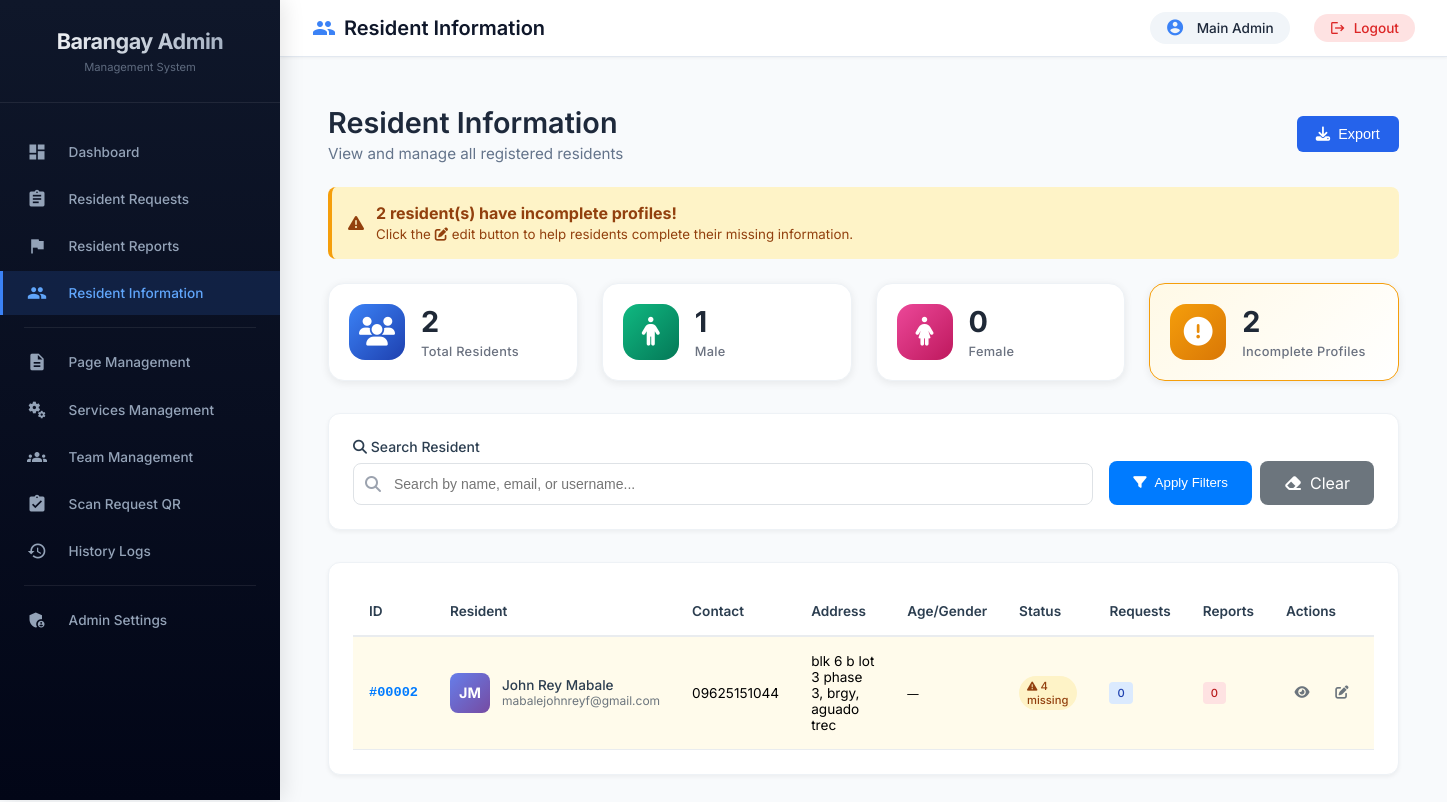
/admin/residents/information.php (signed in), run on the app's committed database.
### tables this page shows
CREATE TABLE `users` (
  `id` int(11) NOT NULL,
  `username` varchar(50) NOT NULL,
  `email` varchar(100) NOT NULL,
  `profile_pic` varchar(255) DEFAULT NULL,
  `password` varchar(255) NOT NULL,
  `first_name` varchar(50) DEFAULT NULL,
  `last_name` varchar(50) DEFAULT NULL,
  `address` text DEFAULT NULL,
  `contact_number` varchar(20) DEFAULT NULL,
  `user_type` enum('resident','admin') DEFAULT 'resident',
  `is_online` tinyint(1) DEFAULT 0,
  `last_activity` timestamp NOT NULL DEFAULT current_timestamp() ON UPDATE current_timestamp(),
  `created_at` timestamp NOT NULL DEFAULT current_timestamp(),
  `is_verified` tinyint(1) DEFAULT 0,
  `status` varchar(20) DEFAULT 'active',
  `last_login` datetime DEFAULT NULL,
  `last_login_ip` varchar(45) DEFAULT NULL
);

### admin/residents/information.php (the view, shortened to what this page needs)
<?php
$database = new Database();
$db = $database->getConnection();
$search = isset($_GET['search']) ? $_GET['search'] : '';
$query = "SELECT
          u.id,
          u.username,
          u.email,
          u.first_name,
          u.last_name,
          u.address as user_address,
          u.contact_number as user_contact,
          u.profile_pic,
          u.created_at,
          u.user_type,
          ri.middle_name,
          ri.suffix,
          ri.birth_date,
          ri.birth_place,
          ri.age,
          ri.gender,
          ri.civil_status,
          ri.citizenship,
          ri.occupation,
          ri.contact_number as resident_contact,
          ri.address as resident_address,
          ri.barangay,
          ri.city,
          ri.province,
          ri.zip_code,
          ri.emergency_contact_name,
          ri.emergency_contact_number,
          ri.emergency_contact_relation
          FROM users u
          LEFT JOIN resident_info ri ON u.id = ri.user_id
          WHERE (u.user_type = 'resident' OR u.user_type IS NULL OR u.user_type = '')
          GROUP BY u.id";
$query .= " ORDER BY u.id DESC, u.last_name, u.first_name";
$stmt = $db->prepare($query);
$stmt->execute();
$residents = $stmt->fetchAll(PDO::FETCH_ASSOC);
try {
    $db->exec("UPDATE users SET user_type = 'resident' WHERE user_type IS NULL OR user_type = ''");
} catch (Exception $e) {
}
$incomplete_count = 0;
foreach ($residents as &$resident) {
    $missing_fields = [];
    if (empty($resident['birth_date']) || $resident['birth_date'] == '0000-00-00') {
        $missing_fields[] = 'Birth Date';
    }
    if (empty($resident['gender'])) {
        $missing_fields[] = 'Gender';
    }
    if (empty($resident['civil_status'])) {
        $missing_fields[] = 'Civil Status';
    }
    if (empty($resident['occupation'])) {
        $missing_fields[] = 'Occupation';
    }
    $resident['is_incomplete'] = !empty($missing_fields);
    if ($resident['is_incomplete']) {
        $incomplete_count++;
    }
}
$stats_query = "SELECT COUNT(*) as total FROM users WHERE user_type = 'resident' OR user_type IS NULL OR user_type = ''";
$stats_stmt = $db->query($stats_query);
$stats_total = $stats_stmt->fetch(PDO::FETCH_ASSOC);
$male_query = "SELECT COUNT(DISTINCT u.id) as male FROM users u
               LEFT JOIN resident_info ri ON u.id = ri.user_id
               WHERE (u.user_type = 'resident' OR u.user_type IS NULL OR u.user_type = '') AND ri.gender = 'male'";
$male_stmt = $db->query($male_query);
$male_count = $male_stmt->fetch(PDO::FETCH_ASSOC);
$female_query = "SELECT COUNT(DISTINCT u.id) as female FROM users u
                 LEFT JOIN resident_info ri ON u.id = ri.user_id
                 WHERE (u.user_type = 'resident' OR u.user_type IS NULL OR u.user_type = '') AND ri.gender = 'female'";
$female_stmt = $db->query($female_query);
$female_count = $female_stmt->fetch(PDO::FETCH_ASSOC);
$stats = [
    'total' => $stats_total['total'] ?? 0,
    'male' => $male_count['male'] ?? 0,
    'female' => $female_count['female'] ?? 0,
    'incomplete' => $incomplete_count
];
include '../includes/admin_header.php';
?>
<link rel="stylesheet" href="https://cdnjs.cloudflare.com/ajax/libs/font-awesome/6.4.0/css/all.min.css">
<div class="content-wrapper">
    <div class="module-header">
        <div class="module-title">
            <h1>Resident Information</h1>
            <p>View and manage all registered residents</p>
        </div>
        <div class="header-actions">
            <button onclick="exportResidents()" class="btn-primary">
                <i class="fas fa-download"></i> Export
            </button>
        </div>
    </div>
    <?php if ($incomplete_count > 0): ?>
        <div class="alert alert-warning" id="incompleteNotice">
            <i class="fas fa-exclamation-triangle"></i>
            <div>
                <strong><?php echo $incomplete_count; ?> resident(s) have incomplete profiles!</strong><br>
                <small>Click the <i class="fas fa-edit"></i> edit button to help residents complete their missing information.</small>
            </div>
        </div>
    <?php endif; ?>
    <div class="stats-grid">
        <div class="stat-card">
            <div class="stat-icon" style="background: linear-gradient(135deg, #3b82f6, #1e40af);">
                <i class="fas fa-users"></i>
            </div>
            <div class="stat-details">
                <h3 id="statTotal"><?php echo $stats['total'] ?? 0; ?></h3>
                <p>Total Residents</p>
            </div>
        </div>
        <div class="stat-card">
            <div class="stat-icon" style="background: linear-gradient(135deg, #10b981, #047857);">
                <i class="fas fa-male"></i>
            </div>
            <div class="stat-details">
                <h3 id="statMale"><?php echo $stats['male'] ?? 0; ?></h3>
                <p>Male</p>
            </div>
        </div>
        <div class="stat-card">
            <div class="stat-icon" style="background: linear-gradient(135deg, #ec4899, #be185d);">
                <i class="fas fa-female"></i>
            </div>
            <div class="stat-details">
                <h3 id="statFemale"><?php echo $stats['female'] ?? 0; ?></h3>
                <p>Female</p>
            </div>
        </div>
        <div class="stat-card <?php echo $incomplete_count > 0 ? 'warning' : ''; ?>">
            <div class="stat-icon" style="background: linear-gradient(135deg, #f59e0b, #d97706);">
                <i class="fas fa-exclamation-circle"></i>
            </div>
            <div class="stat-details">
                <h3 id="statIncomplete"><?php echo $incomplete_count; ?></h3>
                <p>Incomplete Profiles</p>
            </div>
        </div>
    </div>
    <div class="filters-card">
        <form method="GET" id="filterForm">
            <div class="filter-group">
                <label><i class="fas fa-search"></i> Search Resident</label>
                <div class="search-input-wrapper">
                    <i class="fas fa-search search-icon"></i>
                    <input type="text" name="search" id="searchInput" placeholder="Search by name, email, or username..." value="<?php echo htmlspecialchars($search); ?>">
                </div>
            </div>
            <div class="filter-actions">
                <button type="submit" class="btn-filter">
                    <i class="fas fa-filter"></i> Apply Filters
                </button>
                <a href="information.php" class="btn-clear">
                    <i class="fas fa-eraser"></i> Clear
                </a>
            </div>
        </form>
    </div>
    <div class="table-card">
        <div class="table-responsive">
            <table class="data-table" id="residentsTable">
                <thead>
                    <tr>
                        <th>ID</th>
                        <th>Resident</th>
                        <th>Contact</th>
                        <th>Address</th>
                        <th>Age/Gender</th>
                        <th>Status</th>
                        <th>Requests</th>
                        <th>Reports</th>
                        <th>Actions</th>
                    </tr>
                </thead>
                <tbody id="residentsTableBody">
                    <?php if (empty($residents)): ?>
                        <tr>
                            <td colspan="9" style="text-align: center; padding: 3rem;">
                                <i class="fas fa-inbox" style="font-size: 3rem; margin-bottom: 1rem; display: block; color: #dee2e6;"></i>
                                <p>No residents found</p>
                            </td>
                        </tr>
                    <?php else: ?>
                        <?php
                        $displayed_ids = [];
                        foreach ($residents as $resident):
                            if (in_array($resident['id'], $displayed_ids)) continue;
                            $displayed_ids[] = $resident['id'];
                            $row_class = $resident['is_incomplete'] ? 'incomplete-row' : '';
                            $row_id = "resident-row-{$resident['id']}";
                        ?>
                        <tr class="<?php echo $row_class; ?>" id="<?php echo $row_id; ?>" data-resident-id="<?php echo $resident['id']; ?>">
                            <td class="id-cell">#<?php echo str_pad($resident['id'], 5, '0', STR_PAD_LEFT); ?></td>
                            <td>
                                <div class="user-cell">
                                    <?php
                                    $profile_pic_path = $resident['profile_pic_path'] ?? null;
                                    if (!empty($profile_pic_path) && file_exists($profile_pic_path)):
                                    ?>
                                        <img src="<?php echo $profile_pic_path; ?>" class="user-avatar-img" alt="Profile">
                                    <?php else: ?>
                                        <div class="user-avatar">
                                            <?php echo strtoupper(substr($resident['first_name'] ?? '?', 0, 1) . substr($resident['last_name'] ?? '?', 0, 1)); ?>
                                        </div>
                                    <?php endif; ?>
                                    <div>
                                        <div class="user-name" id="name-<?php echo $resident['id']; ?>"><?php echo htmlspecialchars(($resident['first_name'] ?? '') . ' ' . ($resident['last_name'] ?? '')); ?></div>
                                        <div class="user-email" id="email-<?php echo $resident['id']; ?>"><?php echo htmlspecialchars($resident['email'] ?? ''); ?></div>
                                    </div>
                                </div>
                            </td>
                            <td id="contact-<?php echo $resident['id']; ?>"><?php echo htmlspecialchars($resident['display_contact']); ?></td>
                            <td id="address-<?php echo $resident['id']; ?>"><?php echo htmlspecialchars(substr($resident['display_address'], 0, 40)); ?></td>
                            <td id="age-gender-<?php echo $resident['id']; ?>">
                                <?php
                                $age = $resident['age'] ?? '';
                                $gender = ucfirst($resident['gender'] ?? '');
                                if (!empty($age) && !empty($gender)) {
                                    echo $age . '<br><small>' . $gender . '</small>';
                                } elseif (!empty($age)) {
                                    echo $age . '<br><small>—</small>';
                                } elseif (!empty($gender)) {
                                    echo '<small>' . $gender . '</small>';
                                } else {
                                    echo '<small>—</small>';
                                }
                                ?>
                            </td>
                            <td>
                                <div id="status-<?php echo $resident['id']; ?>">
                                    <?php if ($resident['is_incomplete']): ?>
                                        <div class="tooltip incomplete-badge" data-missing="<?php echo htmlspecialchars(json_encode($resident['missing_fields'])); ?>">
                                            <i class="fas fa-exclamation-triangle"></i>
                                            <?php echo $resident['missing_count']; ?> missing
                                        </div>
                                    <?php else: ?>
                                        <span style="color: #10b981;">
                                            <i class="fas fa-check-circle"></i> Complete
                                        </span>
                                    <?php endif; ?>
                                </div>
                            </td>
                            <td><span class="badge-requests" id="requests-<?php echo $resident['id']; ?>"><?php echo $resident['total_requests'] ?? 0; ?></span></td>
                            <td><span class="badge-reports" id="reports-<?php echo $resident['id']; ?>"><?php echo $resident['total_reports'] ?? 0; ?></span></td>
                            <td>
                                <div class="action-buttons">
                                    <button onclick="viewResident(<?php echo $resident['id']; ?>)" class="btn-icon" title="View Details">
                                        <i class="fas fa-eye"></i>
                                    </button>
                                    <button onclick="openEditModal(<?php echo htmlspecialchars(json_encode($resident)); ?>)" class="btn-icon" title="Edit Resident">
                                        <i class="fas fa-edit"></i>
                                    </button>
                                </div>
                            </td>
                        </tr>
                        <?php endforeach; ?>
                    <?php endif; ?>
                </tbody>
            </table>
        </div>
    </div>
</div>
<?php include '../includes/admin_footer.php'; ?>

### admin/includes/admin_header.php (style rules this page uses)
* { margin: 0; padding: 0; box-sizing: border-box; }
body { font-family: 'Inter', 'Segoe UI', Tahoma, Geneva, Verdana, sans-serif; background: #f8fafc; overflow-x: hidden; }
.content-wrapper { padding: 1.75rem; min-height: calc(100vh - 70px); }
.alert { display: flex; align-items: center; gap: 0.75rem; padding: 1rem 1.25rem; margin-bottom: 1.5rem; border-radius: 12px; animation: slideIn 0.3s ease; border-left: 4px solid; }
.alert-warning { background: #fffbeb; color: #b45309; border-left-color: #f59e0b; }

### data on the page
users: id "00002", first_name+last_name "JM", first_name+last_name "John Rey Mabale", email "mabalejohnreyf@gmail.com", contact_number "09625151044", address "blk 6 b lot 3 phase 3, brgy, aguado trec", missing_count "4", total_requests "0", total_reports "0"

### other printed values
$_SESSION['admin_name'] "Main Admin"
$incomplete_count "2"
$stats['total'] "2"
$stats['male'] "1"
$stats['female'] "0"
